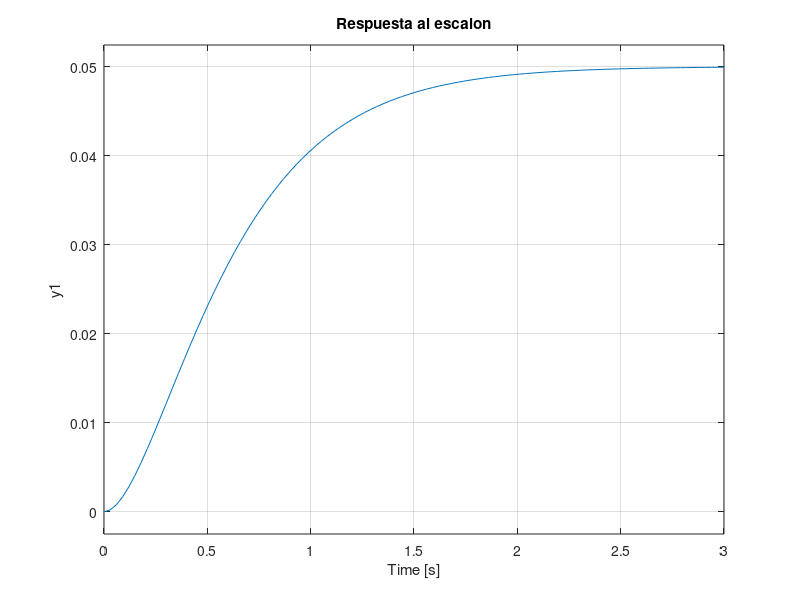
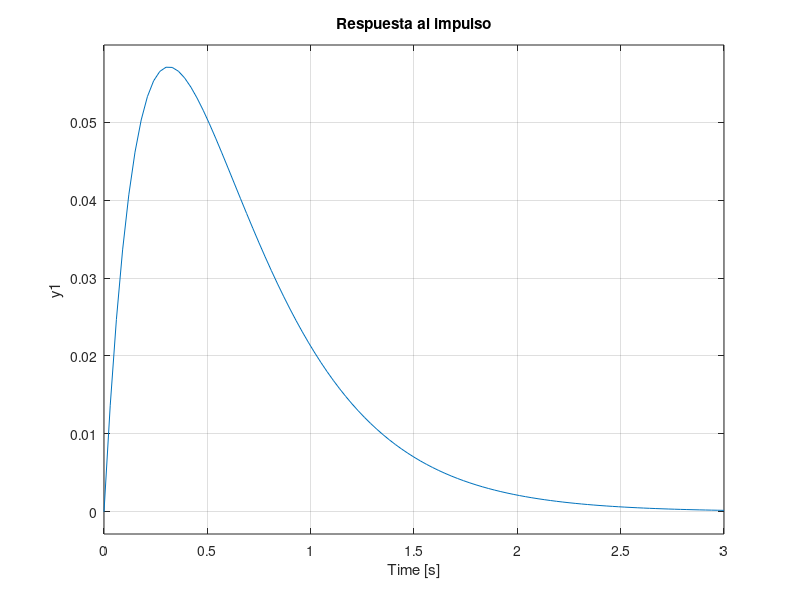
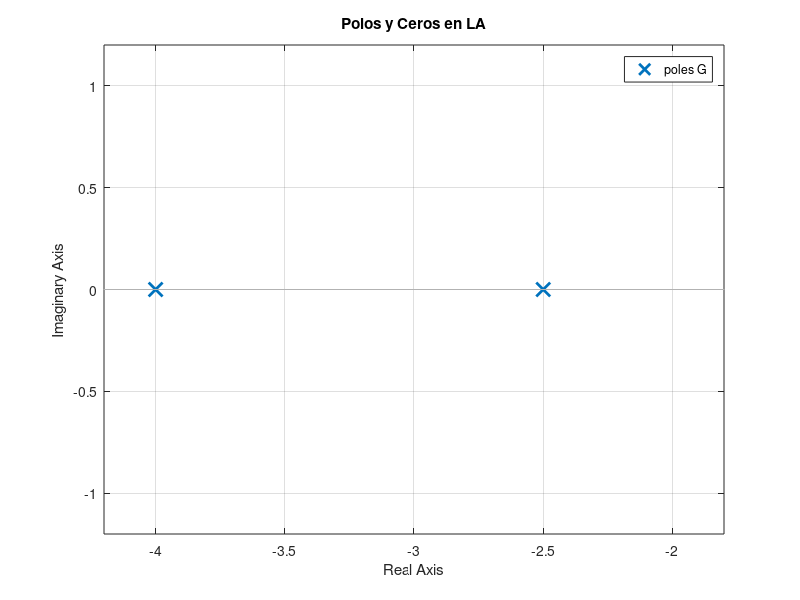
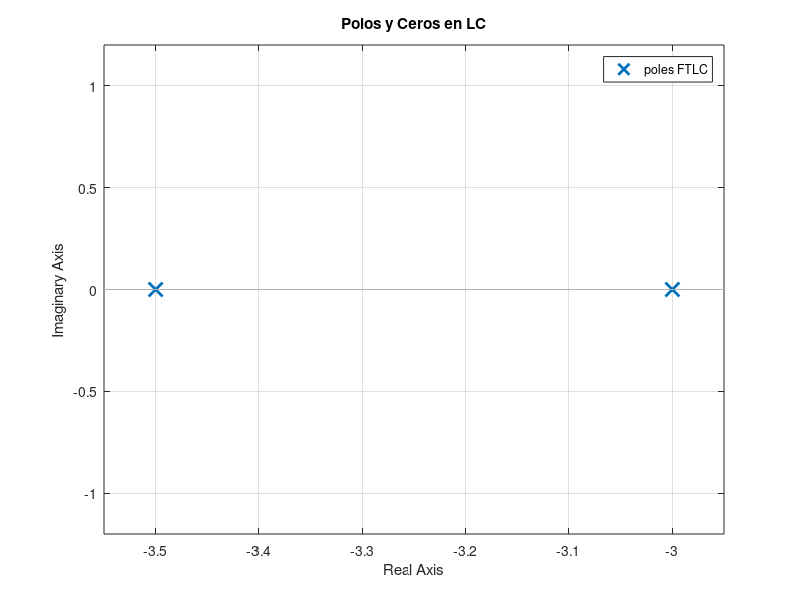

Source code (MATLAB) for these figures, in order:
%% Ejercicio 1c)
clc
num = [1];
den = [1 0 1];
%Otra forma
    %z = '';
    %p = [i -i]
    %[num, den] = zp2tf(z, p, 1)
G = tf(num, den);
impulse(G)

%% Ejercicio 3
num = 1;
den = [2 13 20];
G = tf(num, den)

figure(1)
    step(G)
    title('Respuesta al escalon')
figure(2)
    impulse(G)
    title('Respuesta al impulso')
figure(3)
    pzmap(G)
    title('Polos y Ceros en LA')

FTLC = feedback(G, 1)
figure(4)
    pzmap(FTLC)
    title('Polos y Ceros en LC')
